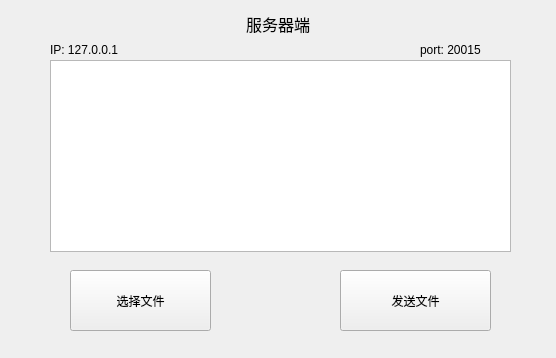
<?xml version="1.0" encoding="UTF-8"?>
<ui version="4.0">
 <class>ServerWidget</class>
 <widget class="QWidget" name="ServerWidget">
  <property name="geometry">
   <rect>
    <x>0</x>
    <y>0</y>
    <width>556</width>
    <height>358</height>
   </rect>
  </property>
  <property name="windowTitle">
   <string>ServerWidget</string>
  </property>
  <widget class="QLabel" name="label">
   <property name="geometry">
    <rect>
     <x>238</x>
     <y>11</y>
     <width>80</width>
     <height>25</height>
    </rect>
   </property>
   <property name="font">
    <font>
     <pointsize>12</pointsize>
    </font>
   </property>
   <property name="text">
    <string>服务器端</string>
   </property>
   <property name="alignment">
    <set>Qt::AlignCenter</set>
   </property>
  </widget>
  <widget class="QTextBrowser" name="textBrowser">
   <property name="geometry">
    <rect>
     <x>50</x>
     <y>60</y>
     <width>461</width>
     <height>192</height>
    </rect>
   </property>
  </widget>
  <widget class="QPushButton" name="buttonSelect">
   <property name="geometry">
    <rect>
     <x>70</x>
     <y>270</y>
     <width>141</width>
     <height>61</height>
    </rect>
   </property>
   <property name="text">
    <string>选择文件</string>
   </property>
  </widget>
  <widget class="QPushButton" name="buttonSend">
   <property name="geometry">
    <rect>
     <x>340</x>
     <y>270</y>
     <width>151</width>
     <height>61</height>
    </rect>
   </property>
   <property name="text">
    <string>发送文件</string>
   </property>
  </widget>
  <widget class="QLabel" name="label_2">
   <property name="geometry">
    <rect>
     <x>50</x>
     <y>40</y>
     <width>101</width>
     <height>19</height>
    </rect>
   </property>
   <property name="text">
    <string>IP: 127.0.0.1</string>
   </property>
  </widget>
  <widget class="QLabel" name="label_3">
   <property name="geometry">
    <rect>
     <x>420</x>
     <y>40</y>
     <width>91</width>
     <height>19</height>
    </rect>
   </property>
   <property name="text">
    <string>port: 20015</string>
   </property>
  </widget>
 </widget>
 <resources/>
 <connections/>
</ui>
